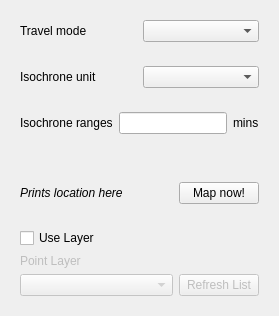
     <widget class="QWidget" name="tab">
      <attribute name="title">
       <string>Isochrones</string>
      </attribute>
      <layout class="QVBoxLayout" name="verticalLayout" stretch="0,0,0,0,3,0">
       <item>
        <widget class="QWidget" name="widget_4" native="true">
         <layout class="QHBoxLayout" name="horizontalLayout_5">
          <item>
           <widget class="QLabel" name="label_3">
            <property name="text">
             <string>Travel mode</string>
            </property>
           </widget>
          </item>
          <item>
           <widget class="QComboBox" name="access_mode_combo"/>
          </item>
         </layout>
        </widget>
       </item>
       <item>
        <widget class="QWidget" name="widget_5" native="true">
         <layout class="QHBoxLayout" name="horizontalLayout_6">
          <item>
           <widget class="QLabel" name="label_5">
            <property name="enabled">
             <bool>true</bool>
            </property>
            <property name="toolTip">
             <string>&lt;html&gt;&lt;head/&gt;&lt;body&gt;&lt;p&gt;Defaults to 'RecursiveGrid', 'TIN' not available yet.&lt;/p&gt;&lt;/body&gt;&lt;/html&gt;</string>
            </property>
            <property name="text">
             <string>Isochrone unit</string>
            </property>
           </widget>
          </item>
          <item>
           <widget class="QComboBox" name="access_unit_combo">
            <property name="enabled">
             <bool>true</bool>
            </property>
            <property name="toolTip">
             <string>&lt;html&gt;&lt;head/&gt;&lt;body&gt;&lt;p&gt;Defaults to 'RecursiveGrid', 'TIN' not available yet.&lt;/p&gt;&lt;/body&gt;&lt;/html&gt;</string>
            </property>
           </widget>
          </item>
         </layout>
         <zorder>access_unit_combo</zorder>
         <zorder>label_5</zorder>
        </widget>
       </item>
       <item>
        <widget class="QWidget" name="widget_6" native="true">
         <layout class="QGridLayout" name="gridLayout_3" columnstretch="10,15,0">
          <item row="0" column="1">
           <widget class="QLineEdit" name="access_range">
            <property name="toolTip">
             <string>&lt;html&gt;&lt;head/&gt;&lt;body&gt;&lt;p&gt;Comma separated list of isochrone ranges&lt;/p&gt;&lt;/body&gt;&lt;/html&gt;</string>
            </property>
           </widget>
          </item>
          <item row="0" column="2">
           <widget class="QLabel" name="unit_label">
            <property name="layoutDirection">
             <enum>Qt::LeftToRight</enum>
            </property>
            <property name="text">
             <string>mins</string>
            </property>
            <property name="alignment">
             <set>Qt::AlignLeading|Qt::AlignLeft|Qt::AlignVCenter</set>
            </property>
           </widget>
          </item>
          <item row="0" column="0">
           <widget class="QLabel" name="label_2">
            <property name="toolTip">
             <string>&lt;html&gt;&lt;head/&gt;&lt;body&gt;&lt;p&gt;Comma separated list of isochrone ranges&lt;/p&gt;&lt;/body&gt;&lt;/html&gt;</string>
            </property>
            <property name="text">
             <string>Isochrone ranges</string>
            </property>
           </widget>
          </item>
         </layout>
        </widget>
       </item>
       <item>
        <widget class="QWidget" name="widget_7" native="true">
         <layout class="QHBoxLayout" name="horizontalLayout_8"/>
        </widget>
       </item>
       <item>
        <widget class="QWidget" name="widget_3" native="true">
         <layout class="QGridLayout" name="gridLayout_2" columnstretch="1,0">
          <item row="0" column="0">
           <widget class="QLabel" name="access_map_label">
            <property name="palette">
             <palette>
              <active>
               <colorrole role="WindowText">
                <brush brushstyle="SolidPattern">
                 <color alpha="255">
                  <red>0</red>
                  <green>0</green>
                  <blue>0</blue>
                 </color>
                </brush>
               </colorrole>
               <colorrole role="Button">
                <brush brushstyle="SolidPattern">
                 <color alpha="255">
                  <red>255</red>
                  <green>255</green>
                  <blue>127</blue>
                 </color>
                </brush>
               </colorrole>
               <colorrole role="Light">
                <brush brushstyle="SolidPattern">
                 <color alpha="255">
                  <red>255</red>
                  <green>255</green>
                  <blue>255</blue>
                 </color>
                </brush>
               </colorrole>
               <colorrole role="Midlight">
                <brush brushstyle="SolidPattern">
                 <color alpha="255">
                  <red>255</red>
                  <green>255</green>
                  <blue>191</blue>
                 </color>
                </brush>
               </colorrole>
               <colorrole role="Dark">
                <brush brushstyle="SolidPattern">
                 <color alpha="255">
                  <red>127</red>
                  <green>127</green>
                  <blue>63</blue>
                 </color>
                </brush>
               </colorrole>
               <colorrole role="Mid">
                <brush brushstyle="SolidPattern">
                 <color alpha="255">
                  <red>170</red>
                  <green>170</green>
                  <blue>84</blue>
                 </color>
                </brush>
               </colorrole>
               <colorrole role="Text">
                <brush brushstyle="SolidPattern">
                 <color alpha="255">
                  <red>0</red>
                  <green>0</green>
                  <blue>0</blue>
                 </color>
                </brush>
               </colorrole>
               <colorrole role="BrightText">
                <brush brushstyle="SolidPattern">
                 <color alpha="255">
                  <red>255</red>
                  <green>255</green>
                  <blue>255</blue>
                 </color>
                </brush>
               </colorrole>
               <colorrole role="ButtonText">
                <brush brushstyle="SolidPattern">
                 <color alpha="255">
                  <red>0</red>
                  <green>0</green>
                  <blue>0</blue>
                 </color>
                </brush>
               </colorrole>
               <colorrole role="Base">
                <brush brushstyle="SolidPattern">
                 <color alpha="255">
                  <red>255</red>
                  <green>255</green>
                  <blue>255</blue>
                 </color>
                </brush>
               </colorrole>
               <colorrole role="Window">
                <brush brushstyle="SolidPattern">
                 <color alpha="255">
                  <red>255</red>
                  <green>255</green>
                  <blue>127</blue>
                 </color>
                </brush>
               </colorrole>
               <colorrole role="Shadow">
                <brush brushstyle="SolidPattern">
                 <color alpha="255">
                  <red>0</red>
                  <green>0</green>
                  <blue>0</blue>
                 </color>
                </brush>
               </colorrole>
               <colorrole role="AlternateBase">
                <brush brushstyle="SolidPattern">
                 <color alpha="255">
                  <red>255</red>
                  <green>255</green>
                  <blue>191</blue>
                 </color>
                </brush>
               </colorrole>
               <colorrole role="ToolTipBase">
                <brush brushstyle="SolidPattern">
                 <color alpha="255">
                  <red>255</red>
                  <green>255</green>
                  <blue>220</blue>
                 </color>
                </brush>
               </colorrole>
               <colorrole role="ToolTipText">
                <brush brushstyle="SolidPattern">
                 <color alpha="255">
                  <red>0</red>
                  <green>0</green>
                  <blue>0</blue>
                 </color>
                </brush>
               </colorrole>
              </active>
              <inactive>
               <colorrole role="WindowText">
                <brush brushstyle="SolidPattern">
                 <color alpha="255">
                  <red>0</red>
                  <green>0</green>
                  <blue>0</blue>
                 </color>
                </brush>
               </colorrole>
               <colorrole role="Button">
                <brush brushstyle="SolidPattern">
                 <color alpha="255">
                  <red>255</red>
                  <green>255</green>
                  <blue>127</blue>
                 </color>
                </brush>
               </colorrole>
               <colorrole role="Light">
                <brush brushstyle="SolidPattern">
                 <color alpha="255">
                  <red>255</red>
                  <green>255</green>
                  <blue>255</blue>
                 </color>
                </brush>
               </colorrole>
               <colorrole role="Midlight">
                <brush brushstyle="SolidPattern">
                 <color alpha="255">
                  <red>255</red>
                  <green>255</green>
                  <blue>191</blue>
                 </color>
                </brush>
               </colorrole>
               <colorrole role="Dark">
                <brush brushstyle="SolidPattern">
                 <color alpha="255">
                  <red>127</red>
                  <green>127</green>
                  <blue>63</blue>
                 </color>
                </brush>
               </colorrole>
               <colorrole role="Mid">
                <brush brushstyle="SolidPattern">
                 <color alpha="255">
                  <red>170</red>
                  <green>170</green>
                  <blue>84</blue>
                 </color>
                </brush>
               </colorrole>
               <colorrole role="Text">
                <brush brushstyle="SolidPattern">
                 <color alpha="255">
                  <red>0</red>
                  <green>0</green>
                  <blue>0</blue>
                 </color>
                </brush>
               </colorrole>
               <colorrole role="BrightText">
                <brush brushstyle="SolidPattern">
                 <color alpha="255">
                  <red>255</red>
                  <green>255</green>
                  <blue>255</blue>
                 </color>
                </brush>
               </colorrole>
               <colorrole role="ButtonText">
                <brush brushstyle="SolidPattern">
                 <color alpha="255">
                  <red>0</red>
                  <green>0</green>
                  <blue>0</blue>
                 </color>
                </brush>
               </colorrole>
               <colorrole role="Base">
                <brush brushstyle="SolidPattern">
                 <color alpha="255">
                  <red>255</red>
                  <green>255</green>
                  <blue>255</blue>
                 </color>
                </brush>
               </colorrole>
               <colorrole role="Window">
                <brush brushstyle="SolidPattern">
                 <color alpha="255">
                  <red>255</red>
                  <green>255</green>
                  <blue>127</blue>
                 </color>
                </brush>
               </colorrole>
               <colorrole role="Shadow">
                <brush brushstyle="SolidPattern">
                 <color alpha="255">
                  <red>0</red>
                  <green>0</green>
                  <blue>0</blue>
                 </color>
                </brush>
               </colorrole>
               <colorrole role="AlternateBase">
                <brush brushstyle="SolidPattern">
                 <color alpha="255">
                  <red>255</red>
                  <green>255</green>
                  <blue>191</blue>
                 </color>
                </brush>
               </colorrole>
               <colorrole role="ToolTipBase">
                <brush brushstyle="SolidPattern">
                 <color alpha="255">
                  <red>255</red>
                  <green>255</green>
                  <blue>220</blue>
                 </color>
                </brush>
               </colorrole>
               <colorrole role="ToolTipText">
                <brush brushstyle="SolidPattern">
                 <color alpha="255">
                  <red>0</red>
                  <green>0</green>
                  <blue>0</blue>
                 </color>
                </brush>
               </colorrole>
              </inactive>
              <disabled>
               <colorrole role="WindowText">
                <brush brushstyle="SolidPattern">
                 <color alpha="255">
                  <red>127</red>
                  <green>127</green>
                  <blue>63</blue>
                 </color>
                </brush>
               </colorrole>
               <colorrole role="Button">
                <brush brushstyle="SolidPattern">
                 <color alpha="255">
                  <red>255</red>
                  <green>255</green>
                  <blue>127</blue>
                 </color>
                </brush>
               </colorrole>
               <colorrole role="Light">
                <brush brushstyle="SolidPattern">
                 <color alpha="255">
                  <red>255</red>
                  <green>255</green>
                  <blue>255</blue>
                 </color>
                </brush>
               </colorrole>
               <colorrole role="Midlight">
                <brush brushstyle="SolidPattern">
                 <color alpha="255">
                  <red>255</red>
                  <green>255</green>
                  <blue>191</blue>
                 </color>
                </brush>
               </colorrole>
               <colorrole role="Dark">
                <brush brushstyle="SolidPattern">
                 <color alpha="255">
                  <red>127</red>
                  <green>127</green>
                  <blue>63</blue>
                 </color>
                </brush>
               </colorrole>
               <colorrole role="Mid">
                <brush brushstyle="SolidPattern">
                 <color alpha="255">
                  <red>170</red>
                  <green>170</green>
                  <blue>84</blue>
                 </color>
                </brush>
               </colorrole>
               <colorrole role="Text">
                <brush brushstyle="SolidPattern">
                 <color alpha="255">
                  <red>127</red>
                  <green>127</green>
                  <blue>63</blue>
                 </color>
                </brush>
               </colorrole>
               <colorrole role="BrightText">
                <brush brushstyle="SolidPattern">
                 <color alpha="255">
                  <red>255</red>
                  <green>255</green>
                  <blue>255</blue>
                 </color>
                </brush>
               </colorrole>
               <colorrole role="ButtonText">
                <brush brushstyle="SolidPattern">
                 <color alpha="255">
                  <red>127</red>
                  <green>127</green>
                  <blue>63</blue>
                 </color>
                </brush>
               </colorrole>
               <colorrole role="Base">
                <brush brushstyle="SolidPattern">
                 <color alpha="255">
                  <red>255</red>
                  <green>255</green>
                  <blue>127</blue>
                 </color>
                </brush>
               </colorrole>
               <colorrole role="Window">
                <brush brushstyle="SolidPattern">
                 <color alpha="255">
                  <red>255</red>
                  <green>255</green>
                  <blue>127</blue>
                 </color>
                </brush>
               </colorrole>
               <colorrole role="Shadow">
                <brush brushstyle="SolidPattern">
                 <color alpha="255">
                  <red>0</red>
                  <green>0</green>
                  <blue>0</blue>
                 </color>
                </brush>
               </colorrole>
               <colorrole role="AlternateBase">
                <brush brushstyle="SolidPattern">
                 <color alpha="255">
                  <red>255</red>
                  <green>255</green>
                  <blue>127</blue>
                 </color>
                </brush>
               </colorrole>
               <colorrole role="ToolTipBase">
                <brush brushstyle="SolidPattern">
                 <color alpha="255">
                  <red>255</red>
                  <green>255</green>
                  <blue>220</blue>
                 </color>
                </brush>
               </colorrole>
               <colorrole role="ToolTipText">
                <brush brushstyle="SolidPattern">
                 <color alpha="255">
                  <red>0</red>
                  <green>0</green>
                  <blue>0</blue>
                 </color>
                </brush>
               </colorrole>
              </disabled>
             </palette>
            </property>
            <property name="font">
             <font>
              <italic>true</italic>
             </font>
            </property>
            <property name="toolTip">
             <string>&lt;html&gt;&lt;head/&gt;&lt;body&gt;&lt;p&gt;Will print lat/long, municipality, district and country of mapped location.&lt;/p&gt;&lt;/body&gt;&lt;/html&gt;</string>
            </property>
            <property name="text">
             <string>Prints location here</string>
            </property>
           </widget>
          </item>
          <item row="0" column="1">
           <widget class="QPushButton" name="access_map_button">
            <property name="toolTip">
             <string>&lt;html&gt;&lt;head/&gt;&lt;body&gt;&lt;p&gt;Click on map canvas to select a point source for accessibility area&lt;/p&gt;&lt;/body&gt;&lt;/html&gt;</string>
            </property>
            <property name="text">
             <string>Map now!</string>
            </property>
           </widget>
          </item>
         </layout>
        </widget>
       </item>
       <item>
        <widget class="QWidget" name="widget_12" native="true">
         <layout class="QGridLayout" name="gridLayout_14">
          <item row="3" column="2">
           <widget class="QPushButton" name="access_layer_refresh">
            <property name="enabled">
             <bool>false</bool>
            </property>
            <property name="text">
             <string>Refresh List</string>
            </property>
           </widget>
          </item>
          <item row="1" column="0" colspan="2">
           <widget class="QLabel" name="label">
            <property name="enabled">
             <bool>false</bool>
            </property>
            <property name="text">
             <string>Point Layer</string>
            </property>
           </widget>
          </item>
          <item row="3" column="0" colspan="2">
           <widget class="QComboBox" name="access_layer_combo">
            <property name="enabled">
             <bool>false</bool>
            </property>
            <property name="toolTip">
             <string>Input Layer must be of type 'Point' and in EPSG:4326</string>
            </property>
            <property name="whatsThis">
             <string/>
            </property>
            <property name="editable">
             <bool>false</bool>
            </property>
           </widget>
          </item>
          <item row="0" column="0">
           <widget class="QCheckBox" name="access_layer_check">
            <property name="text">
             <string>Use Layer</string>
            </property>
           </widget>
          </item>
         </layout>
        </widget>
       </item>
      </layout>
     </widget>
